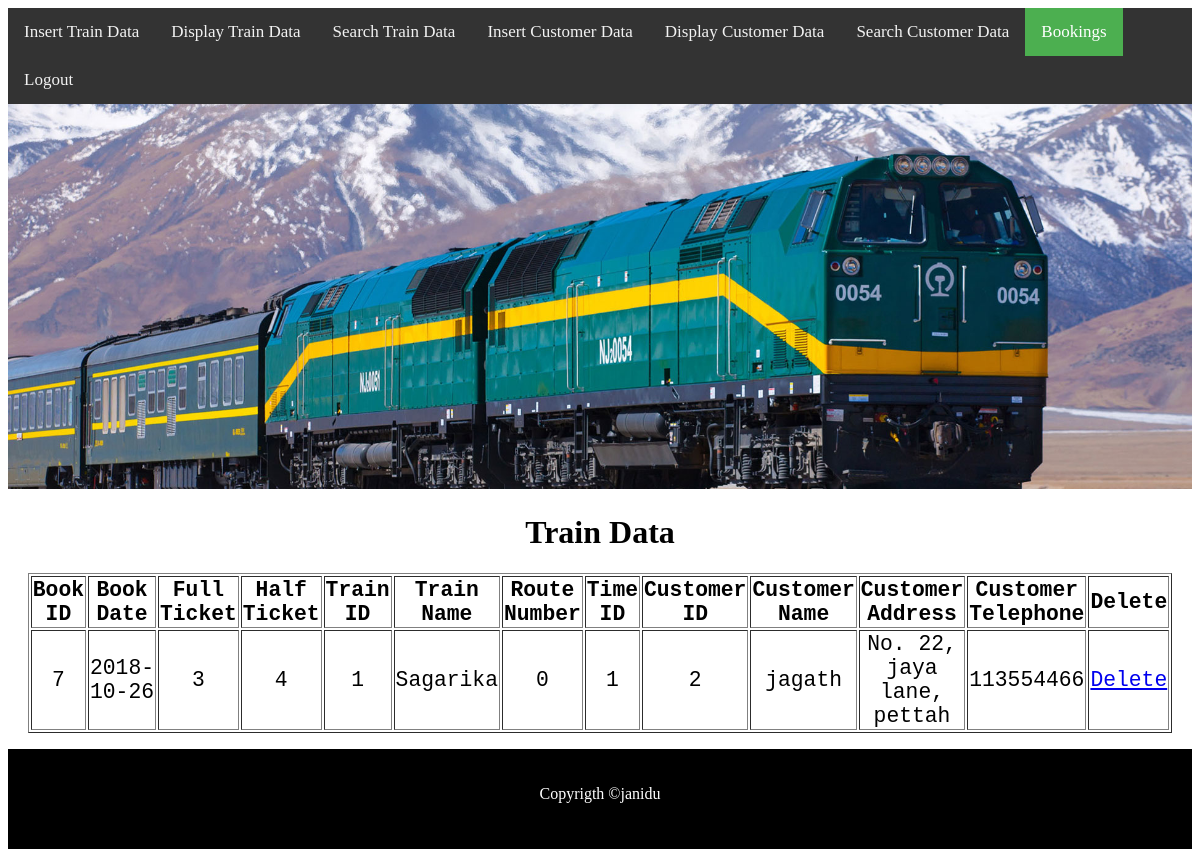
The app's page /train/admin/booking.php (signed in) with its own data.
### tables this page shows
CREATE TABLE `booking` (
  `book_id` int(11) NOT NULL,
  `train_id` int(11) NOT NULL,
  `cust_id` int(10) NOT NULL,
  `route_no` int(10) NOT NULL,
  `date` varchar(10) NOT NULL,
  `full_ticket` int(10) NOT NULL,
  `half_ticket` int(10) NOT NULL
);

CREATE TABLE `train` (
  `train_id` int(11) NOT NULL,
  `train_name` varchar(100) NOT NULL,
  `route_no` int(11) NOT NULL,
  `time_id` int(11) NOT NULL
);

CREATE TABLE `customer` (
  `cust_id` int(11) NOT NULL,
  `cust_name` varchar(100) NOT NULL,
  `cust_address` varchar(200) NOT NULL,
  `cust_tele` int(10) NOT NULL
);

### train/admin/booking.php (the view, shortened to what this page needs)
<!DOCTYPE html>
<?php
$link = mysqli_connect("localhost","root","");
mysqli_select_db($link,"train");
?>
<html lang="en">
<head>
    <link rel="stylesheet" href="../style.css">
</head>
<body>
    <header>
        <div class="topnav">
        <a href="insert.php">Insert Train Data</a>
        <a href="show.php">Display Train Data</a>
        <a href="search.php">Search Train Data</a>
        <a href="insert1.php">Insert Customer Data</a>
        <a href="show1.php">Display Customer Data</a>
        <a href="search1.php">Search Customer Data</a>
        <a class="active" href="booking.php">Bookings</a>
        <a href="logout.php">Logout</a>
        </div>
    </header>
    <div><img src="../img/header.jpg" alt="" width=100%></div>
    <div>
    <h1><center>Train Data</center></h1>
    <?php
                    $res = mysqli_query($link,"select booking.book_id,booking.date,booking.full_ticket,booking.half_ticket,booking.route_no,train.train_id,train_name,time_id,customer.cust_id,cust_name,cust_address,cust_tele from booking inner join train on (booking.train_id = train.train_id) inner join customer on (booking.cust_id = customer.cust_id)");
                    echo "<center>";
                    echo"<table border=1>";
                    echo "<tr>";
                            echo "<th>"; echo "Book ID"; echo "</th>";
                            echo "<th>"; echo "Book Date"; echo "</th>";
                            echo "<th>"; echo "Full Ticket"; echo "</th>";
                            echo "<th>"; echo "Half Ticket"; echo "</th>";
                            echo "<th>"; echo "Train ID"; echo "</th>";
                            echo "<th>"; echo "Train Name"; echo "</th>";
                            echo "<th>"; echo "Route Number"; echo "</th>";
                            echo "<th>"; echo "Time ID"; echo "</th>";
                            echo "<th>"; echo "Customer ID"; echo "</th>";
                            echo "<th>"; echo "Customer Name"; echo "</th>";
                            echo "<th>"; echo "Customer Address"; echo "</th>";
                            echo "<th>"; echo "Customer Telephone"; echo "</th>";
                            echo "<th>"; echo "Delete"; echo "</th>";
                    echo "</tr>";
                    while($row = mysqli_fetch_array($res)){
                        echo "<tr>";
                            echo "<td>"; echo $row["book_id"]; echo "</td>";
                            echo "<td>"; echo $row["date"]; echo "</td>";
                            echo "<td>"; echo $row["full_ticket"]; echo "</td>";
                            echo "<td>"; echo $row["half_ticket"]; echo "</td>";
                            echo "<td>"; echo $row["train_id"]; echo "</td>";
                            echo "<td>"; echo $row["train_name"]; echo "</td>";
                            echo "<td>"; echo $row["route_no"]; echo "</td>";
                            echo "<td>"; echo $row["time_id"]; echo "</td>";
                            echo "<td>"; echo $row["cust_id"]; echo "</td>";
                            echo "<td>"; echo $row["cust_name"]; echo "</td>";
                            echo "<td>"; echo $row["cust_address"]; echo "</td>";
                            echo "<td>"; echo $row["cust_tele"]; echo "</td>";
                            ?>
                            <td><a href="deleteb.php?id=<?php echo $row["book_id"];?>">Delete</a></td>
                            <?php
                        echo "</tr>";
                    }
                    echo"</table>";
                    echo"</center>";
            ?>
    </div>
    <footer>
        <p><center>Copyrigth &copy;janidu</center></p>
    </footer>
</body>
</html>

### train/style.css (style rules this page uses)
table { width: 80%; font-family: monospace; text-align: center; font-size: 16pt; }
tr { height: 50px; }
footer { background-color: black; color: white; height: 100px; }
p { padding-top: 20px; }
.topnav { background-color: #333; overflow: hidden; }
.topnav a { float: left; color: #f2f2f2; text-align: center; padding: 14px 16px; text-decoration: none; font-size: 17px; }
.topnav a.active { background-color: #4CAF50; color: white; }

### records on screen
booking: book_id "7", date "2018-10-26", full_ticket "3", half_ticket "4", train.train_id "1", train.train_name "Sagarika", route_no "0", train.time_id "1", cust.cust_id "2", cust.cust_name "jagath", cust.cust_address "No. 22, jaya lane, pettah", cust.cust_tele "113554466"
